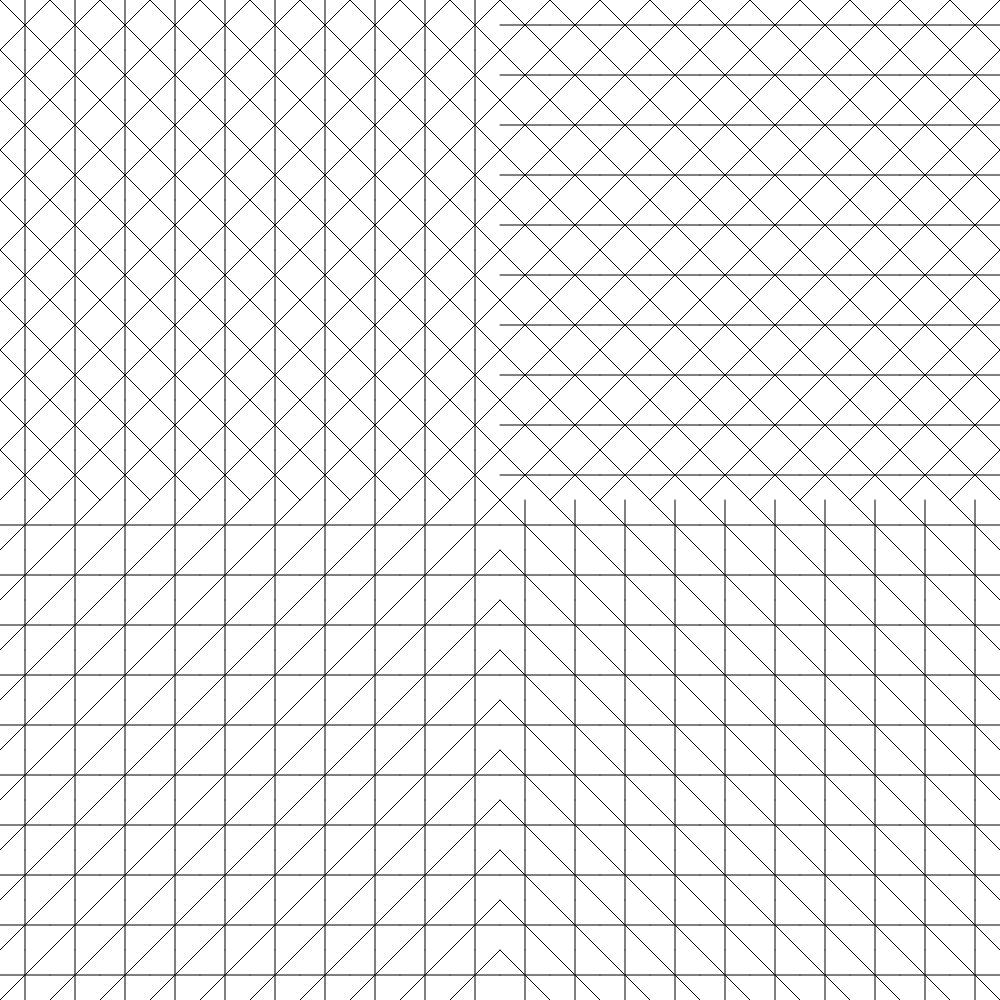
Frame 1 (no input)
Frame 60 (no input): identical to frame 1, image omitted
Frame 120 (the mouse pressed at the canvas centre since frame 60): identical to frame 1, image omitted

The p5.js sketch that drew this single still picture (run headless with seeded random() and noise() and a simulated clock; from frame 60 on, the mouse is pressed at the canvas centre):

// p5.js sketch
// ── sketch.js
const noiseScale = .005;
const quadsX = 10;
const allLineTypes = [1,2,3,4];

function sample(data,num) {
  const copy = [...data];
  const out = [];
  for(let i=0;i<num;i++) {
    out.push(copy.splice(floor(random(copy.length)),1)[0]);
  }
  return out;
}

function drawLine(x,y,cellSize,type) {
  switch(type) {
    case 1:
      const lx = x+cellSize/2;
      line(lx,y,lx,y+cellSize);
      break;
    case 2:
      const ly = y+cellSize/2;
      line(x,ly,x+cellSize,ly);
      break;
    case 3:
      line(x,y+cellSize,x+cellSize,y);
      break;
    case 4:
      line(x,y,x+cellSize,y+cellSize);
      break;
  }
}

function setup() {
  const seed = floor(random(1e6));
  randomSeed(seed);
  console.log(seed);
  const minSide = min(innerWidth, innerHeight);
  createCanvas(minSide,minSide);
  noFill();
  //line(0,height/2,width,height/2);
  //line(width/2,0,width/2,height);
  const quadSizeX = width/2;
  const cellSize = quadSizeX/quadsX;
  const quadSizeY = height/2;
  for(const {ox,oy} of [{ox:0,oy:0},{ox:width/2,oy:0},{ox:0,oy:height/2},{ox:width/2,oy:height/2}]) {
    const lineTypes = sample(allLineTypes,3);
    for(let dx=0;dx<=quadSizeX-cellSize;dx+=cellSize) {
      for(let dy=0;dy<=quadSizeY-cellSize;dy+=cellSize) {
        const x = ox+dx;
        const y = oy+dy;
        for(const lineType of lineTypes) {
          drawLine(x,y,cellSize,lineType);
        }
      }
    }
  }
}

function draw() {
}
